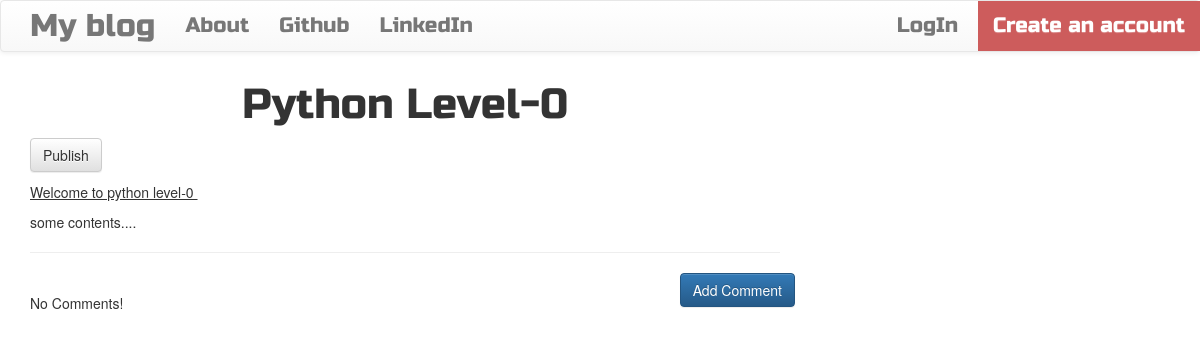
The app's page /post/2, older data.
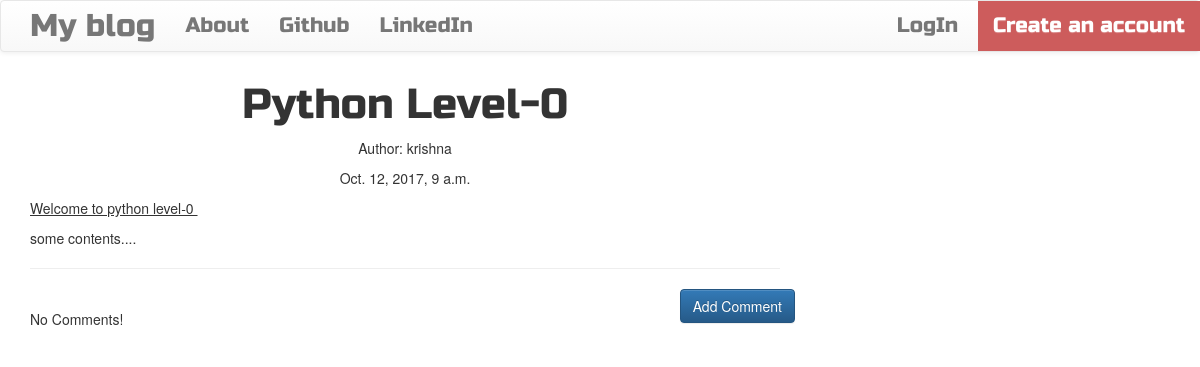
The same page, newer data.
### blog/models.py (models this page shows, shortened)
class CommonField(models.Model):
    text = models.TextField()
    created_date = models.DateTimeField(default=timezone.now)
    class Meta:
        abstract = True

class Post(CommonField):
    title = models.CharField(max_length=200)
    author = models.ForeignKey(User, on_delete=models.CASCADE)
    published_date = models.DateTimeField(blank=True, null=True)

### blog/views.py (the view)
# urls.py: url(r'^post/(?P<pk>\d+)$', views.PostDetailView.as_view(), name='post_detail'),
class PostDetailView(DetailView):
    model = Post

### blog/templates/blog/post_detail.html (shortened to what this page needs)
{% extends 'blog/base.html' %}
{% block content %}
  <h1 class="posttitle loader">{{post.title|title}}</h1>
  {% if post.published_date %}
    <div class="date postdate">
      <p>Author: {{post.author}}</p>
      {{post.published_date}}
    </div>
  {% else %}
    <a class="btn btn-default" href="{% url 'post_publish' pk=post.pk %}">Publish</a>
  {% endif %}
  <p class="postcontent">{{post.text|safe|linebreaksbr}}</p>
  <hr>
  <a class="btn btn-primary btn-comment" href="{% url 'add_comment_to_post' pk=post.pk %}">Add Comment</a>
  <br>
  {% for comment in  post.comments.all %}
    <br>
    {% if user.is_authenticated %}
      {% if user == post.author %}
        {% if not comment.approved_comment %}
        <div class="well well-sm">
          {{ comment.created_date }}
          <a class="btn btn-default pull-right" href="{% url 'comment_remove' pk=comment.pk %}">
            <span class="glyphicon glyphicon-remove"></span>
          </a>
          <a class="btn btn-primary pull-right" href="{% url 'comment_approve' pk=comment.pk %}">
            <span class="glyphicon glyphicon-ok"></span>
          </a>
          <p>{{comment.text|safe|linebreaks}}</p>
          <p>Posted by: {{comment.author}}</p>
        </div>
        {% endif %}
      {% endif %}
      {% if user == comment.author  and user != post.author %}
      <div class="well well-sm">
        {{ comment.created_date }}
        <a class="btn btn-default" href="{% url 'comment_remove' pk=comment.pk %}">
          <span class="glyphicon glyphicon-remove"></span>
        </a>
        <p>{{comment.text|safe|linebreaks}}</p>
      </div>
      {% endif %}
    {% endif %}
    {% if comment.approved_comment %}
      {% if user != post.author %}
        <div class="well well-sm">
          <p>{{comment.text|safe|linebreaks}}</p>
          <p>Posted by: {{comment.author}}</p>
          {{ comment.created_date }}
        </div>
      {% endif %}
      {% if user == post.author %}
      <div class="well well-sm">
        <a class="btn btn-default pull-right" href="{% url 'comment_remove' pk=comment.pk %}">
          <span class="glyphicon glyphicon-remove"></span>
        </a>
        <p>{{comment.text|safe|linebreaks}}</p>
        <p>Posted by: {{comment.author}}</p>
        {{ comment.created_date }}
      </div>
      {% endif %}
    {% endif %}
    {% empty %}
      <p>No Comments!</p>
  {% endfor %}
{% endblock %}

Row changes from the older to the newer data that the page shows:
changed Post "Python Level-0": author (not shown) → "krishna"; published_date (not shown) → "Oct. 12, 2017, 9 a.m."
Text that changed along with them:
text no longer shown: "Publish"
text now shown: "Author:"
